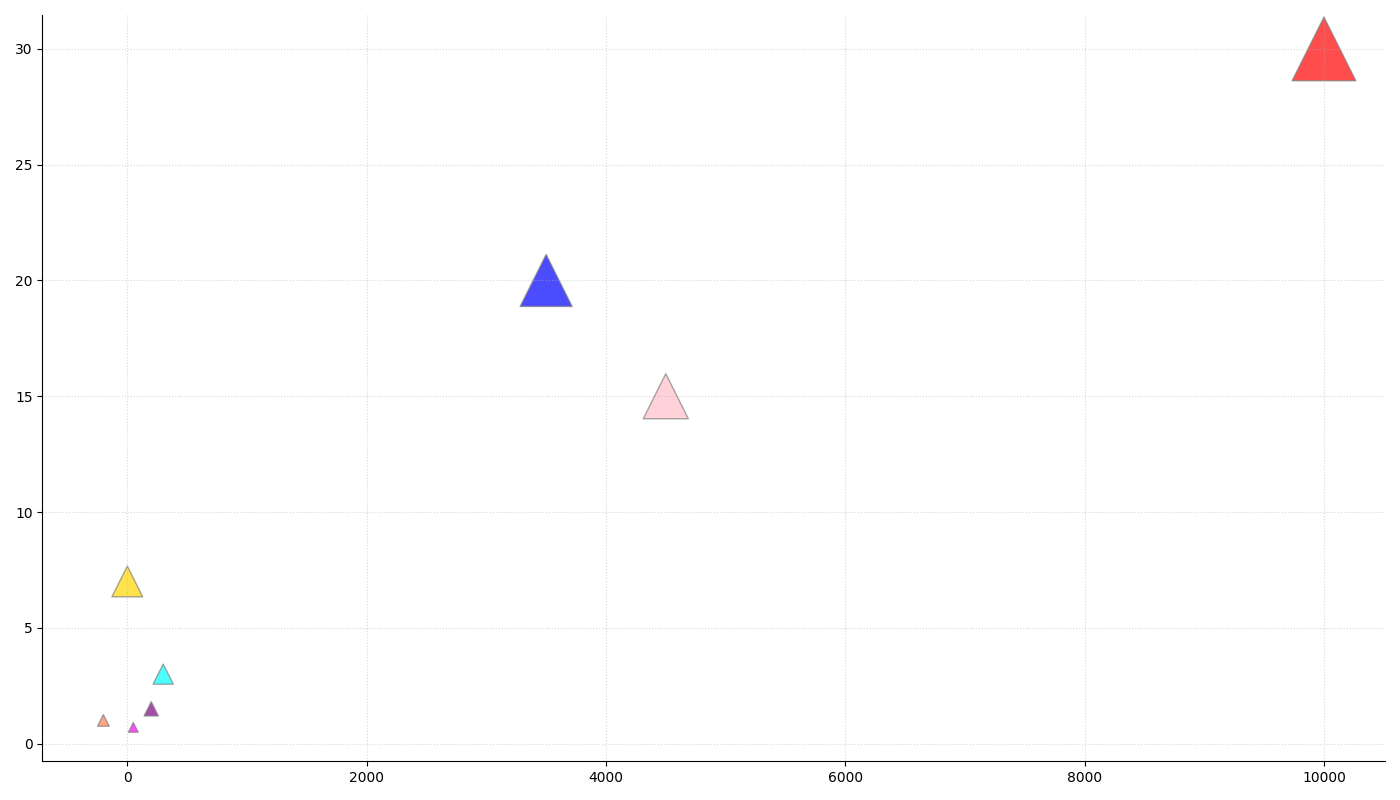

Recreate this plot in Python.
import matplotlib.pyplot as plt
import numpy as np

species = np.array([
    "Sky Whales", "Mountain Dragons", "Valley Elves", 
    "Forest Trolls", "River Sprites",
    "Ice Wyrms", "Cave Goblins", "Swamp Beasts"
])

avg_altitudes = np.array([10000, 3500, 200, 300, 50, 4500, -200, 0])
avg_sizes = np.array([30, 20, 1.5, 3, 0.7, 15, 1, 7])
new_colors = ['red', 'blue', 'purple', 'cyan', 'magenta', 'pink', 'coral', 'gold']

plt.figure(figsize=(14, 8))

plt.scatter(avg_altitudes, avg_sizes, s=avg_sizes * 70, c=new_colors, alpha=0.7, marker='^', edgecolor='grey')

plt.gca().spines['top'].set_visible(False)
plt.gca().spines['right'].set_visible(False)

plt.grid(True, linestyle=':', linewidth=0.8, alpha=0.5)
plt.tight_layout()

plt.show()
